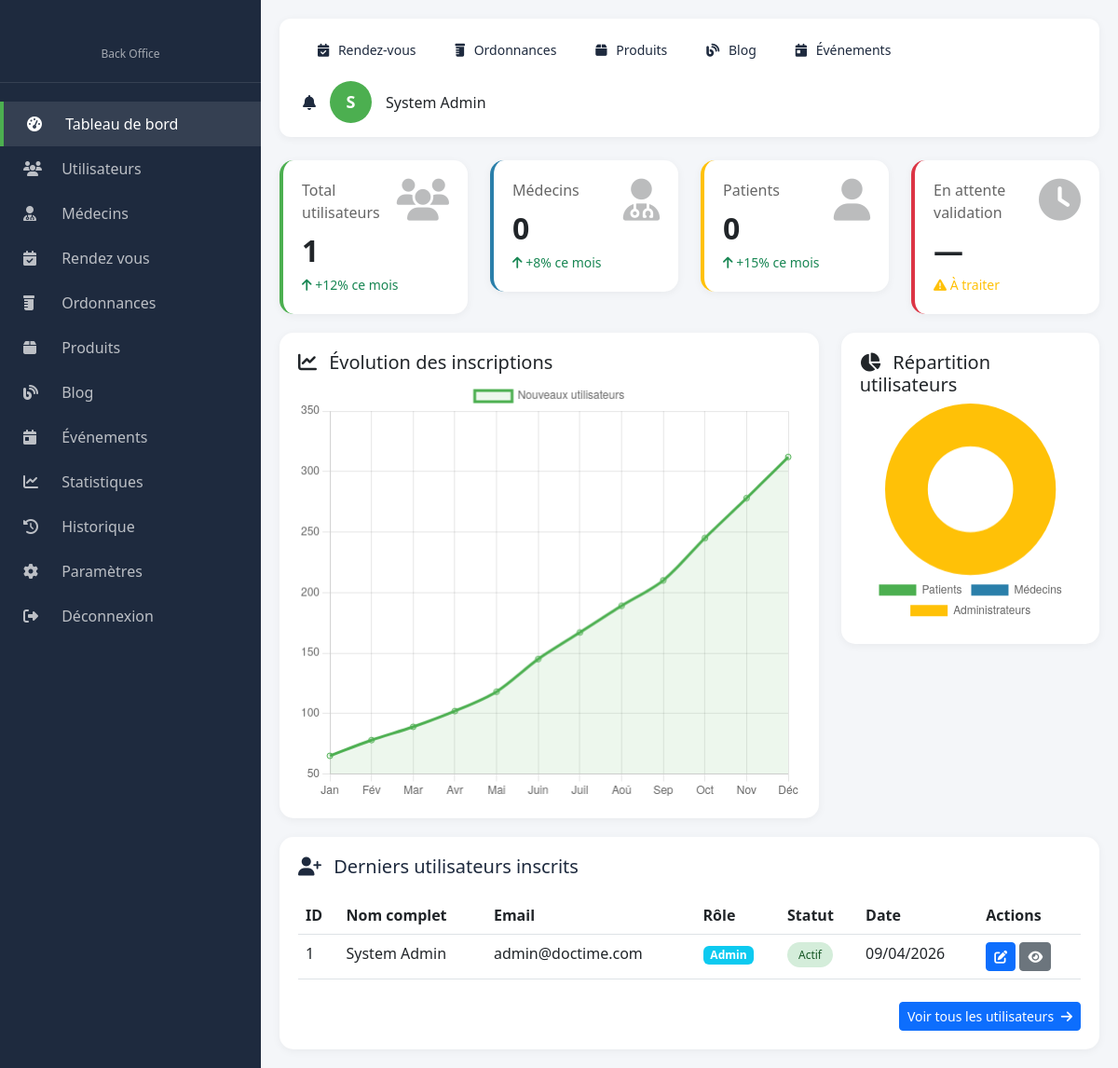
Page /index.php?page=dashboard (signed in) on the committed database.
### tables this page shows
CREATE TABLE IF NOT EXISTS users (
    id INT AUTO_INCREMENT PRIMARY KEY,
    nom VARCHAR(100) NOT NULL,
    prenom VARCHAR(100) NOT NULL,
    email VARCHAR(255) NOT NULL UNIQUE,
    password VARCHAR(255) NOT NULL,
    telephone VARCHAR(20),
    adresse TEXT,
    date_naissance DATE,
    genre ENUM('M', 'F', 'Autre'),
    role ENUM('admin', 'medecin', 'patient') NOT NULL DEFAULT 'patient',
    statut ENUM('actif', 'inactif', 'en_attente') DEFAULT 'en_attente',
    avatar VARCHAR(255),
    derniere_connexion DATETIME,
    created_at TIMESTAMP DEFAULT CURRENT_TIMESTAMP,
    updated_at TIMESTAMP DEFAULT CURRENT_TIMESTAMP ON UPDATE CURRENT_TIMESTAMP,
    INDEX idx_email (email),
    INDEX idx_role (role),
    INDEX idx_statut (statut)
);

### config/database.php (called while the page is built, shortened)
<?php
class Database {
    private static ?Database $instance = null;
    private ?PDO $conn = null;
    private string $host = "localhost";
    private string $db_name = "doctime_db";
    private string $username = "root";
    private string $password = "";
    public static function getInstance(): Database {
        if (self::$instance === null) {
            self::$instance = new self();
        }
        return self::$instance;
    }
    private function connect(): void {
        try {
            $this->conn = new PDO(
                "mysql:host=" . $this->host . ";dbname=" . $this->db_name . ";charset=utf8mb4",
                $this->username,
                $this->password,
                [
                    PDO::ATTR_ERRMODE => PDO::ERRMODE_EXCEPTION,
                    PDO::ATTR_DEFAULT_FETCH_MODE => PDO::FETCH_ASSOC,
                    PDO::ATTR_EMULATE_PREPARES => false,
                ]
            );
        } catch (PDOException $e) {
            error_log("Erreur de connexion : " . $e->getMessage());
            die("Erreur de connexion à la base de données");
        }
    }
    public function getConnection(): PDO {
        return $this->conn;
    }
}
?>

### models/User.php (called while the page is built, shortened)
<?php
require_once __DIR__ . '/../config/database.php';
class User {
    private PDO $db;
    public function __construct() {
        $this->db = Database::getInstance()->getConnection();
    }
    public function getRecent(int $limit = 5): array {
        $stmt = $this->db->prepare(
            "SELECT id, nom, prenom, email, role, statut, created_at
             FROM users
             ORDER BY created_at DESC
             LIMIT :limit"
        );
        $stmt->bindValue(':limit', $limit, PDO::PARAM_INT);
        $stmt->execute();
        return $stmt->fetchAll(PDO::FETCH_ASSOC);
    }
    public function count(): int {
        return (int) $this->db->query("SELECT COUNT(*) FROM users")->fetchColumn();
    }
    public function countByRole(string $role): int {
        $stmt = $this->db->prepare("SELECT COUNT(*) FROM users WHERE role = :role");
        $stmt->execute([':role' => $role]);
        return (int) $stmt->fetchColumn();
    }
    public function countByStatus(string $status): int {
        $stmt = $this->db->prepare("SELECT COUNT(*) FROM users WHERE statut = :statut");
        $stmt->execute([':statut' => $status]);
        return (int) $stmt->fetchColumn();
    }
}

### views/backoffice/dashboard.php (the view, shortened to what this page needs)
<!DOCTYPE html>
<html lang="fr">
<head>
    <link href="https://cdn.jsdelivr.net/npm/bootstrap@5.3.0/dist/css/bootstrap.min.css" rel="stylesheet">
    <link rel="stylesheet" href="https://cdnjs.cloudflare.com/ajax/libs/font-awesome/6.4.0/css/all.min.css">
</head>
<body>
    <div class="sidebar">
        <div class="sidebar-header">
            <br><small>Back Office</small>
        </div>
        <div class="sidebar-menu">
            <a href="index.php?page=dashboard" class="active">
                <i class="fas fa-tachometer-alt"></i> <span>Tableau de bord</span>
            </a>
            <a href="index.php?page=users">
                <i class="fas fa-users"></i> <span>Utilisateurs</span>
            </a>
            <a href="index.php?page=medecins_admin">
                <i class="fas fa-user-md"></i> <span>Médecins</span>
            </a>
            <a href="index.php?page=rendez_vous_admin">
                <i class="fas fa-calendar-check"></i> <span>Rendez vous</span>
            </a>
            <a href="index.php?page=ordonnances">
                <i class="fas fa-prescription-bottle"></i> <span>Ordonnances</span>
            </a>
            <a href="index.php?page=produits_admin">
                <i class="fas fa-box"></i> <span>Produits</span>
            </a>
            <a href="index.php?page=articles_admin">
                <i class="fas fa-blog"></i> <span>Blog</span>
            </a>
            <a href="index.php?page=evenements_admin">
                <i class="fas fa-calendar-day"></i> <span>Événements</span>
            </a>
            <a href="index.php?page=stats">
                <i class="fas fa-chart-line"></i> <span>Statistiques</span>
            </a>
            <a href="index.php?page=logs">
                <i class="fas fa-history"></i> <span>Historique</span>
            </a>
            <a href="index.php?page=settings">
                <i class="fas fa-cog"></i> <span>Paramètres</span>
            </a>
            <a href="index.php?page=logout">
                <i class="fas fa-sign-out-alt"></i> <span>Déconnexion</span>
            </a>
        </div>
    </div>
    <div class="main-content">
        <div class="navbar-top">
            <div class="navbar-left">
                <div class="navbar-menu-items">
                    <a href="index.php?page=rendez_vous_admin" class="nav-link-custom">
                        <i class="fas fa-calendar-check"></i> Rendez-vous
                    </a>
                    <a href="index.php?page=ordonnances" class="nav-link-custom">
                        <i class="fas fa-prescription-bottle"></i> Ordonnances
                    </a>
                    <a href="index.php?page=produits_admin" class="nav-link-custom">
                        <i class="fas fa-box"></i> Produits
                    </a>
                    <a href="index.php?page=articles_admin" class="nav-link-custom">
                        <i class="fas fa-blog"></i> Blog
                    </a>
                    <a href="index.php?page=evenements_admin" class="nav-link-custom">
                        <i class="fas fa-calendar-day"></i> Événements
                    </a>
                </div>
            </div>
            <div class="admin-info">
                <a href="index.php?page=mes_notifications" style="color:#1e2a3e;">
                    <i class="fas fa-bell"></i>
                </a>
                <a href="index.php?page=profil" style="text-decoration:none;">
                    <div class="admin-avatar" title="Mon profil">
                        <?= strtoupper(substr($_SESSION['user_name'] ?? 'A', 0, 1)) ?>
                    </div>
                </a>
                <span><?= htmlspecialchars($_SESSION['user_name'] ?? 'Admin') ?></span>
            </div>
        </div>
        <div class="row">
            <div class="col-md-3">
                <div class="stat-card" style="border-left-color: #4CAF50;">
                    <i class="fas fa-users stat-icon"></i>
                    <p>Total utilisateurs</p>
                    <h3><?= $stats['total_users'] ?? '—' ?></h3>
                    <small class="text-success"><i class="fas fa-arrow-up"></i> +12% ce mois</small>
                </div>
            </div>
            <div class="col-md-3">
                <div class="stat-card" style="border-left-color: #2A7FAA;">
                    <i class="fas fa-user-md stat-icon"></i>
                    <p>Médecins</p>
                    <h3><?= $stats['total_medecins'] ?? '—' ?></h3>
                    <small class="text-success"><i class="fas fa-arrow-up"></i> +8% ce mois</small>
                </div>
            </div>
            <div class="col-md-3">
                <div class="stat-card" style="border-left-color: #ffc107;">
                    <i class="fas fa-user stat-icon"></i>
                    <p>Patients</p>
                    <h3><?= $stats['total_patients'] ?? '—' ?></h3>
                    <small class="text-success"><i class="fas fa-arrow-up"></i> +15% ce mois</small>
                </div>
            </div>
            <div class="col-md-3">
                <div class="stat-card" style="border-left-color: #dc3545;">
                    <i class="fas fa-clock stat-icon"></i>
                    <p>En attente validation</p>
                    <h3><?= $stats['pending_medecins'] ?? '—' ?></h3>
                    <small class="text-warning">
                        <i class="fas fa-exclamation-triangle"></i> À traiter
                    </small>
                </div>
            </div>
        </div>
        <div class="row">
            <div class="col-md-8">
                <div class="chart-container">
                    <h5><i class="fas fa-chart-line me-2"></i> Évolution des inscriptions</h5>
                    <canvas id="evolutionChart" height="250"></canvas>
                </div>
            </div>
            <div class="col-md-4">
                <div class="chart-container">
                    <h5><i class="fas fa-chart-pie me-2"></i> Répartition utilisateurs</h5>
                    <canvas id="repartitionChart" height="250"></canvas>
                </div>
            </div>
        </div>
        <div class="recent-table">
            <h5><i class="fas fa-user-plus me-2"></i> Derniers utilisateurs inscrits</h5>
            <div class="table-responsive">
                <table class="table table-hover">
                    <thead>
                        <tr>
                            <th>ID</th>
                            <th>Nom complet</th>
                            <th>Email</th>
                            <th>Rôle</th>
                            <th>Statut</th>
                            <th>Date</th>
                            <th>Actions</th>
                        </tr>
                    </thead>
                    <tbody>
                        <?php if (!empty($recentUsers)): ?>
                            <?php foreach ($recentUsers as $u): ?>
                            <tr>
                                <td><?= $u['id'] ?></td>
                                <td><?= htmlspecialchars($u['prenom'] . ' ' . $u['nom']) ?></td>
                                <td><?= htmlspecialchars($u['email']) ?></td>
                                <td>
                                    <span class="badge <?= $u['role'] === 'medecin' ? 'bg-success' : 'bg-info' ?>">
                                        <?= ucfirst($u['role']) ?>
                                    </span>
                                </td>
                                <td>
                                    <?php if ($u['statut'] === 'actif'): ?>
                                        <span class="badge-active">Actif</span>
                                    <?php elseif ($u['statut'] === 'en_attente'): ?>
                                        <span class="badge-pending">En validation</span>
                                    <?php else: ?>
                                        <span class="badge-inactive">Inactif</span>
                                    <?php endif; ?>
                                </td>
                                <td><?= date('d/m/Y', strtotime($u['created_at'])) ?></td>
                                <td>
                                    <?php if ($u['role'] === 'medecin' && $u['statut'] === 'en_attente'): ?>
                                        <a href="index.php?page=medecins_admin&action=validate&id=<?= $u['id'] ?>"
                                           class="btn btn-sm btn-warning">
                                            <i class="fas fa-check-circle"></i>
                                        </a>
                                    <?php else: ?>
                                        <a href="index.php?page=users&action=edit&id=<?= $u['id'] ?>"
                                           class="btn btn-sm btn-primary">
                                            <i class="fas fa-edit"></i>
                                        </a>
                                    <?php endif; ?>
                                    <a href="index.php?page=users&action=show&id=<?= $u['id'] ?>"
                                       class="btn btn-sm btn-secondary">
                                        <i class="fas fa-eye"></i>
                                    </a>
                                </td>
                            </tr>
                            <?php endforeach; ?>
                        <?php endif; ?>
                    </tbody>
                </table>
            </div>
            <div class="text-end mt-2">
                <a href="index.php?page=users" class="btn btn-primary btn-sm">
                    Voir tous les utilisateurs <i class="fas fa-arrow-right ms-1"></i>
                </a>
            </div>
        </div>
    </div>
    <script>
        const ctx1 = document.getElementById('evolutionChart').getContext('2d');
        new Chart(ctx1, {
            type: 'line',
            data: {
                labels: ['Jan','Fév','Mar','Avr','Mai','Juin','Juil','Aoû','Sep','Oct','Nov','Déc'],
                datasets: [{
                    label: 'Nouveaux utilisateurs',
                    data: [65,78,89,102,118,145,167,189,210,245,278,312],
                    borderColor: '#4CAF50',
                    backgroundColor: 'rgba(76,175,80,0.1)',
                    tension: 0.3,
                    fill: true
                }]
            },
            options: { responsive: true, maintainAspectRatio: true }
        });
        const ctx2 = document.getElementById('repartitionChart').getContext('2d');
        new Chart(ctx2, {
            type: 'doughnut',
            data: {
                labels: ['Patients','Médecins','Administrateurs'],
                datasets: [{
                    data: [
                        <?= $stats['total_patients'] ?? 1078 ?>,
                        <?= $stats['total_medecins'] ?? 156 ?>,
                        <?= $stats['total_admins']   ?? 3 ?>
                    ],
                    backgroundColor: ['#4CAF50','#2A7FAA','#ffc107'],
                    borderWidth: 0
                }]
            },
            options: {
                responsive: true,
                maintainAspectRatio: true,
                plugins: { legend: { position: 'bottom' } }
            }
        });
    </script>
</body>
</html>

### rows in the picture
users: id "1", prenom+nom "System Admin", email "admin@doctime.com", role "Admin", statut "Actif", created_at "09/04/2026"

### other values in the picture
substr($_SESSION['user_name'] ?? 'A', 0, 1) "S"
$_SESSION['user_name'] "System Admin"
$stats['total_users'] "1"
$stats['total_medecins'] "0"
$stats['total_patients'] "0"
$stats['pending_medecins'] "—"
chart data {{ $stats['total_patients'] }} 0
chart data {{ $stats['total_medecins'] }} 0
